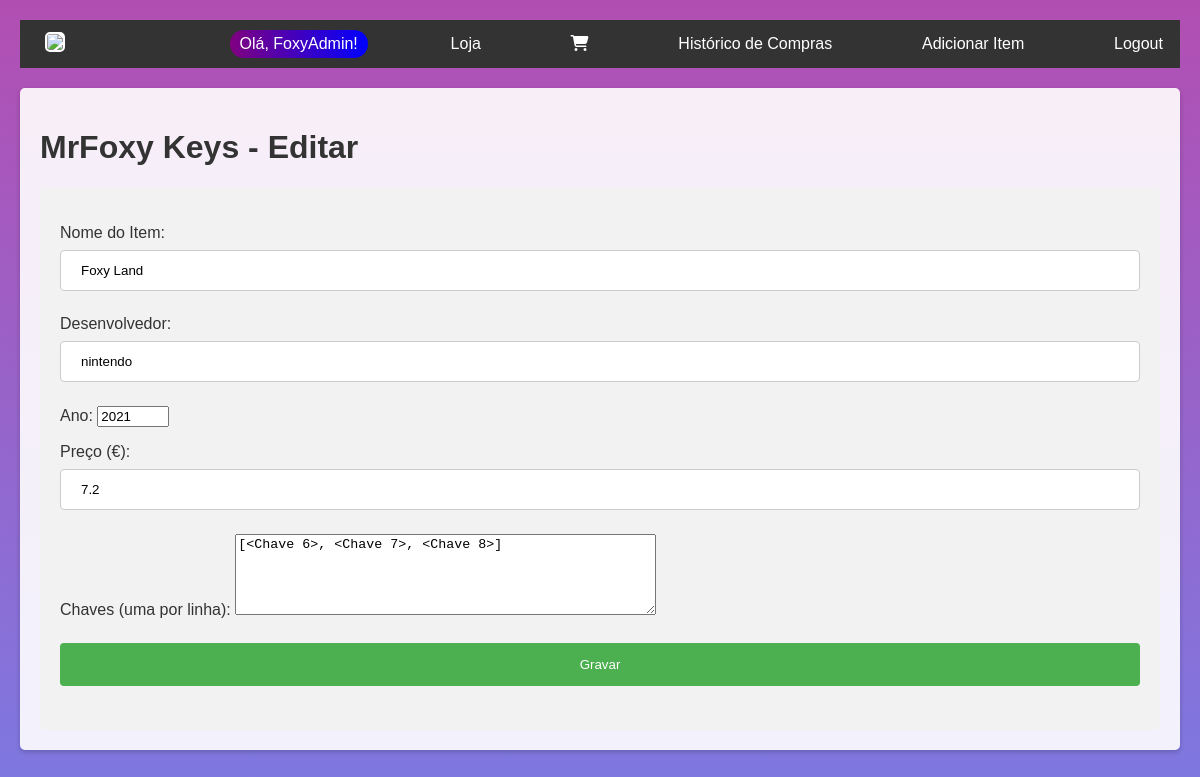
The page /loja/editar/3 (signed in) on the database its author committed.
### models.py (models this page shows, shortened)
class Utilizador(db.Model, UserMixin):
    id = db.Column(db.Integer, primary_key=True)
    username = db.Column(db.String(100), unique=True, nullable=False)
    password_hash = db.Column(db.String(200), nullable=False)
    role = db.Column(db.String(20), nullable=False, default='user')

class Item(db.Model):
    id = db.Column(db.Integer, primary_key=True)
    nome = db.Column(db.String(200), nullable=False)
    desenvolvedor = db.Column(db.String(50), nullable=False)
    ano = db.Column(db.Integer, nullable=False)
    preco = db.Column(db.Float, nullable=False)
    chaves = db.relationship('Chave', backref='item', lazy=True)

### app.py (the view, shortened to what this page needs)
@app.route('/loja/editar/<int:id>', methods=['GET', 'POST'])
@login_required
@admin_required
def editar(id):
    item = Item.query.get_or_404(id)
    form = ItemForm(obj=item, chaves='\n'.join([chave.chave for chave in item.chaves]))
    carrinho_count = Carrinho.query.filter_by(utilizador_id=current_user.id).count() if current_user.is_authenticated else 0
    return render_template('editar.html', form=form, loja_nome="MrFoxy Keys", carrinho_count=carrinho_count)

### forms.py
class ItemForm(FlaskForm):
    nome = StringField('Nome do Item', validators=[DataRequired()])
    desenvolvedor = StringField('Desenvolvedor', validators=[DataRequired()])
    ano = IntegerField('Ano', validators=[DataRequired(), NumberRange(min=2000, max=2100)])
    preco = FloatField('Preço (€)', validators=[DataRequired(), NumberRange(min=0.01)])
    chaves = TextAreaField('Chaves (uma por linha)', validators=[DataRequired()])
    submeter = SubmitField('Gravar')

### app.py (called while the page is built)
@login_manager.user_loader
def load_user(user_id):
    return Utilizador.query.get(int(user_id))

def admin_required(f):
    @wraps(f)
    def decorated_function(*args, **kwargs):
        if not current_user.is_authenticated or current_user.role != 'admin':
            flash("Acesso restrito a administradores.", "erro")
            return redirect(url_for('listar'))
        return f(*args, **kwargs)
    return decorated_function

@app.before_request
def criar_bd():
    db.create_all()

### templates/editar.html (shortened to what this page needs)
{% extends "base.html" %}
{% block conteudo %}
<h1>{{ loja_nome }} - Editar</h1>
    <div class="teste">
        <form method="POST">
            <p>{{ form.nome.label }}: {{ form.nome }}</p>
            <p>{{ form.desenvolvedor.label }}: {{ form.desenvolvedor }}</p>
            <p>{{ form.ano.label }}: {{ form.ano }}</p>
            <p>{{ form.preco.label }}: {{ form.preco }}</p>
            <p>{{ form.chaves.label }}: {{ form.chaves(rows=5, cols=50) }}</p>
            <p>{{ form.submeter }}</p>
        </form>
    </div>
{% endblock %}

### templates/base.html (shortened to what this page needs)
<!DOCTYPE html>
<html>
<head>
    <link rel="stylesheet" href="https://cdnjs.cloudflare.com/ajax/libs/font-awesome/6.4.0/css/all.min.css">
    <link rel="stylesheet" href="{{url_for('static',filename='css/style.css')}}">
</head>
<body>
    <nav>
        <a href="{{url_for('index' ) }}">
            <img src="{{ url_for('static', filename='logo.png') }}">
        </a>
        {% if current_user.is_authenticated %}
            <span class="usercolor">Olá, {{ current_user.username }}!</span>
            <a href="{{ url_for('listar') }}">Loja</a>
            <a href="{{ url_for('carrinho') }}" class="cart-icon">
                <i class="fas fa-shopping-cart"></i>
            </a>
            <a href="{{ url_for('historico') }}">Histórico de Compras</a>
            {% if current_user.role == 'admin' %}
                <a href="{{ url_for('adicionar') }}">Adicionar Item</a>
            {% endif %}
            <a href="{{ url_for('logout') }}">Logout</a>
        {% else %}
            <a href="{{ url_for('login') }}">Login</a>
            <a href="{{ url_for('registo') }}">Registo</a>
        {% endif %}
    </nav>
    <main>
        {% block conteudo %}{% endblock %}
    </main>
</body>
</html>

### static/css/style.css (style rules this page uses)
.usercolor { position: relative; display: inline-block; color: white; border-radius: 15px; padding: 5px 10px; background: linear-gradient(to right, purple, blue); overflow: hidden; }
html, body { height: 100vh; margin: 0; padding: 0; font-family: Arial, sans-serif; background: linear-gradient(to top, rgb(79, 79, 218, 0.5), rgb(153, 20, 153, 0.5)); color: white; }
body { padding: 20px; }
nav { display: flex; align-items: center; justify-content: space-between; background-color: #333; padding: 10px; margin-bottom: 20px; }
nav a { color: white; margin-right: 7px; margin-left: 15px; text-decoration: none; }
.cart-icon { position: relative; display: inline-block; }
input[type=text], select { width: 100%; padding: 12px 20px; margin: 8px 0; display: inline-block; border: 1px solid #ccc; border-radius: 4px; box-sizing: border-box; }
input[type=submit] { width: 100%; background-color: #4CAF50; color: white; padding: 14px 20px; margin: 8px 0; border: none; border-radius: 4px; cursor: pointer; }
.teste { border-radius: 5px; background-color: #f2f2f2; padding: 20px; }
nav img { height: 50px; border: 2px solid white; border-radius: 5px; background-color: white; }
main { background: rgba(255, 255, 255, 0.9); padding: 20px; border-radius: 5px; margin: 0 auto; max-width: 1200px; box-shadow: 0 2px 5px rgba(0, 0, 0, 0.2); color: #333; }

### rows shown on the page
Utilizador: username "FoxyAdmin"
Item: nome "Foxy Land", desenvolvedor "nintendo", ano "2021", preco "7.2"

### other values the page prints
{{ loja_nome }} "MrFoxy Keys"
